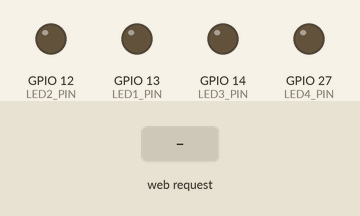
Bench run of a program on a simulated ESP32. Parts: output pins drawn as LEDs (lit = HIGH). The inputs (shaded band) are chosen by the test bench. WiFi joins after 1.5 s; servers stay silent unless stated; what the program prints to the serial monitor is not drawn.

Above: at 3.2 s.
3.3 s: HTTP request GET /toggleLED?led=1 received
At 3.8 s:
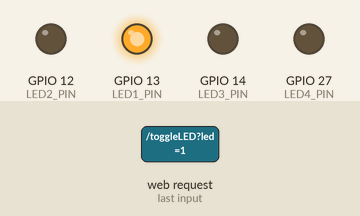
Timing chart, 0 to 6.3 s (numbered marks = the images above; inputs shaded):
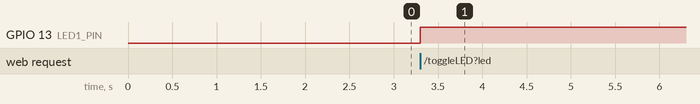

The program:

main.cpp
```cpp
#include <WiFi.h>
#include <WebServer.h>

const char *ssid = "********88";
const char *password = "**********";

WebServer server(80);

// Pinos dos LEDs
const int LED1_PIN = 13;  // D13
const int LED2_PIN = 12;  // D12
const int LED3_PIN = 14;  // D14
const int LED4_PIN = 27;  // D17

// Função para manipular a rota '/'
void handleRoot()
{
  // Responde à solicitação com uma página HTML com botões de ação para cada LED
  String response = R"html(
    <!DOCTYPE html>
    <html lang="en">
    <head>
      <meta charset="UTF-8">
      <meta name="viewport" content="width=device-width, initial-scale=1.0">
      <title>ESP32 LEDs Control</title>
      <style>
        body {
          font-family: Arial, sans-serif;
          text-align: center;
          margin: 50px;
        }
        h1 {
          color: #333;
        }
        .button {
          display: inline-block;
          padding: 10px 20px;
          font-size: 16px;
          margin: 10px;
          cursor: pointer;
          text-align: center;
          text-decoration: none;
          outline: none;
          color: #fff;
          background-color: #4CAF50;
          border: none;
          border-radius: 15px;
          box-shadow: 0 9px #999;
        }
        .button:hover {background-color: #45a049}
        .button:active {
          background-color: #3e8e41;
          box-shadow: 0 5px #666;
          transform: translateY(4px);
        }
      </style>
      <script>
        function toggleLED(ledNumber) {
          // Enviar uma solicitação para o servidor indicando a ação
          var xhr = new XMLHttpRequest();
          xhr.open("GET", "/toggleLED?led=" + ledNumber, true);
          xhr.send();
        }
      </script>
    </head>
    <body>
      <h1>ESP32 LEDs Control</h1>
      <button class="button" onclick="toggleLED(1)">Toggle LED 1</button>
      <button class="button" onclick="toggleLED(2)">Toggle LED 2</button>
      <button class="button" onclick="toggleLED(3)">Toggle LED 3</button>
      <button class="button" onclick="toggleLED(4)">Toggle LED 4</button>
    </body>
    </html>
  )html";

  server.send(200, "text/html", response);
}

// Função para lidar com ação de toggle nos LEDs
void handleLEDsToggle()
{
  // Obter o número do LED a partir dos parâmetros da URL
  int ledNumber = server.arg("led").toInt();

  // Verificar se o número do LED é válido
  if (ledNumber >= 1 && ledNumber <= 4)
  {
    // Alternar o estado do LED correspondente
    int ledPin;
    switch (ledNumber)
    {
      case 1:
        ledPin = LED1_PIN;
        break;
      case 2:
        ledPin = LED2_PIN;
        break;
      case 3:
        ledPin = LED3_PIN;
        break;
      case 4:
        ledPin = LED4_PIN;
        break;
    }
    digitalWrite(ledPin, !digitalRead(ledPin));
  }

  // Redirecionar de volta à página principal após o toggle
  handleRoot();
}

void setup()
{
  Serial.begin(9600);

  // Conectar-se à rede WiFi
  WiFi.begin(ssid, password);
  while (WiFi.status() != WL_CONNECTED)
  {
    delay(1000);
    Serial.println("Conectando ao WiFi...");
  }
  Serial.println("Conectado ao WiFi.");

  // Configurar pinos dos LEDs como saídas
  pinMode(LED1_PIN, OUTPUT);
  pinMode(LED2_PIN, OUTPUT);
  pinMode(LED3_PIN, OUTPUT);
  pinMode(LED4_PIN, OUTPUT);

  // Definir o manipulador para a rota '/'
  server.on("/", HTTP_GET, handleRoot);
  // Definir o manipulador para a rota '/toggleLED'
  server.on("/toggleLED", HTTP_GET, handleLEDsToggle);

  Serial.println("Conectado ao WiFi");
  Serial.print("Endereço IP: ");
  Serial.println(WiFi.localIP());

  // Iniciar o servidor
  server.begin();
  Serial.println("Servidor iniciado");
}

void loop()
{
  // Lidar com as solicitações do cliente
  server.handleClient();
}
```

Measured:
- after the input at 3.3 s, GPIO 13 (LED1_PIN): LOW → HIGH at once
